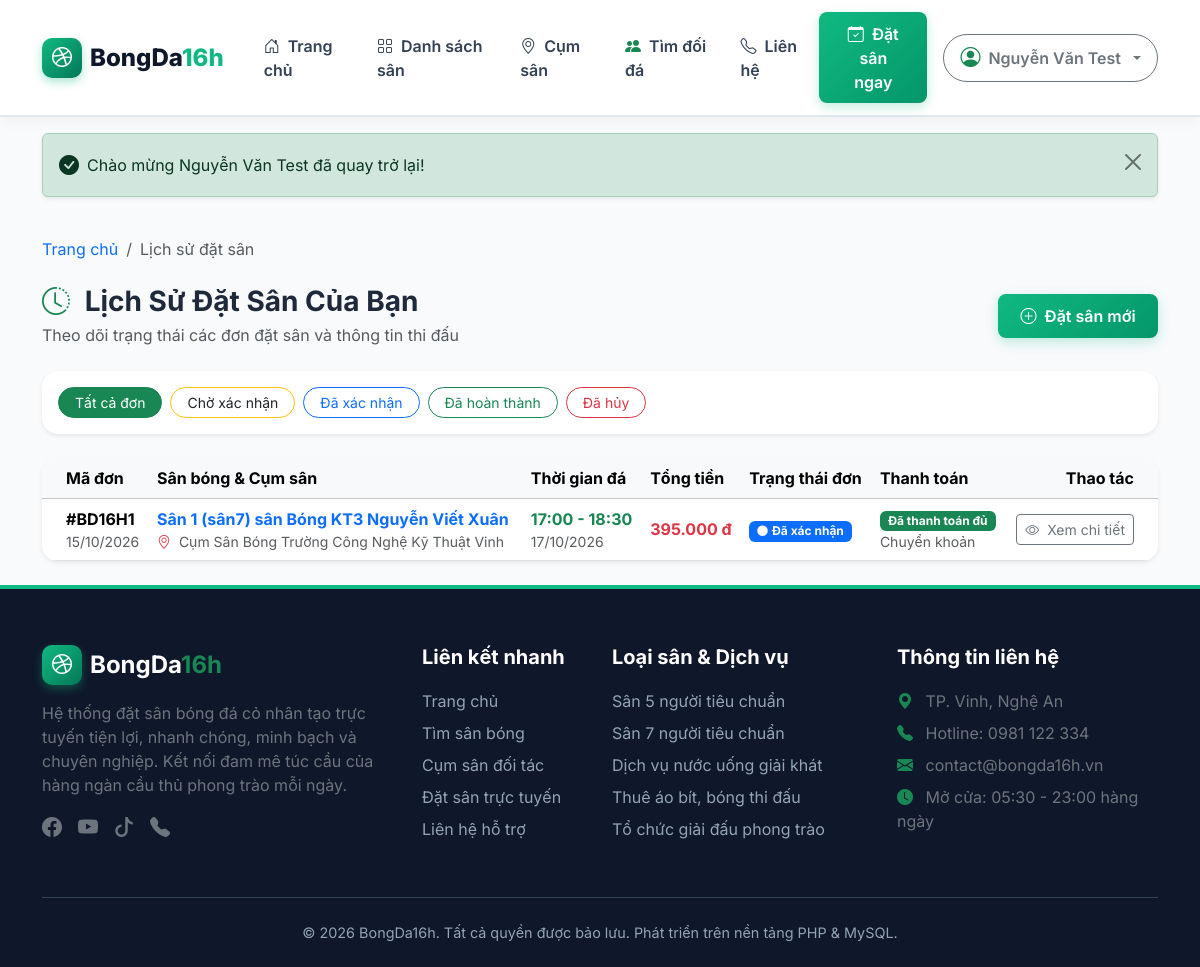
Screenshot of /pages/lich-su-dat-san.php (signed in) with the database file from the repository.
### tables this page shows
CREATE TABLE IF NOT EXISTS `dat_san` (
  `id` int(11) NOT NULL AUTO_INCREMENT,
  `nguoi_dung_id` int(11) NOT NULL,
  `san_bong_id` int(11) NOT NULL,
  `ngay_dat` date NOT NULL,
  `gio_bat_dau` time NOT NULL,
  `gio_ket_thuc` time NOT NULL,
  `tong_tien` decimal(10,2) NOT NULL,
  `trang_thai_dat` enum('Chờ xác nhận','Đã xác nhận','Đã hoàn thành','Đã hủy') NOT NULL DEFAULT 'Chờ xác nhận',
  `created_at` timestamp NOT NULL DEFAULT current_timestamp(),
  PRIMARY KEY (`id`)
);

CREATE TABLE IF NOT EXISTS `san_bong` (
  `id` int(11) NOT NULL AUTO_INCREMENT,
  `cum_san_id` int(11) NOT NULL,
  `loai_san_id` int(11) NOT NULL,
  `ten_san` varchar(100) NOT NULL,
  `dia_chi` varchar(255) DEFAULT NULL,
  `link_google_map` text DEFAULT NULL,
  `hinh_anh_dai_dien` varchar(255) DEFAULT NULL,
  `gia_theo_gio` decimal(10,2) NOT NULL,
  `trang_thai` enum('Hoạt động','Bảo trì') NOT NULL DEFAULT 'Hoạt động',
  `ghi_chu` text DEFAULT NULL,
  PRIMARY KEY (`id`)
);

CREATE TABLE IF NOT EXISTS `cum_san` (
  `id` int(11) NOT NULL AUTO_INCREMENT,
  `ten_cum_san` varchar(150) NOT NULL,
  `dia_chi` varchar(255) NOT NULL,
  `kinh_do` decimal(10,8) DEFAULT NULL,
  `vi_do` decimal(10,8) DEFAULT NULL,
  `link_google_map` text DEFAULT NULL,
  `gio_mo_cua` time NOT NULL,
  `gio_dong_cua` time NOT NULL,
  `so_dien_thoai_lien_he` varchar(15) DEFAULT NULL,
  `hinh_anh_dai_dien` varchar(255) DEFAULT NULL,
  PRIMARY KEY (`id`)
);

CREATE TABLE IF NOT EXISTS `thanh_toan` (
  `id` int(11) NOT NULL AUTO_INCREMENT,
  `dat_san_id` int(11) NOT NULL,
  `phuong_thuc_thanh_toan` enum('Tiền mặt','Chuyển khoản','Momo','VNPay') NOT NULL,
  `so_tien` decimal(10,2) NOT NULL,
  `trang_thai_thanh_toan` enum('Chưa thanh toán','Đã đặt cọc','Đã thanh toán đủ') NOT NULL DEFAULT 'Chưa thanh toán',
  `ngay_thanh_toan` timestamp NOT NULL DEFAULT current_timestamp(),
  PRIMARY KEY (`id`),
  UNIQUE KEY `dat_san_id` (`dat_san_id`)
);

### pages/lich-su-dat-san.php (the view, shortened to what this page needs)
<?php
require_once __DIR__ . '/../includes/functions.php';
$currentUser = getCurrentUser();
$userId = (int)$currentUser['id'];
$pdo = getDBConnection();
$filterStatus = sanitize($_GET['status'] ?? '');
$sql = "
    SELECT d.*,
           s.ten_san, s.gia_theo_gio,
           c.ten_cum_san, c.dia_chi,
           l.ten_loai,
           t.phuong_thuc_thanh_toan, t.trang_thai_thanh_toan
    FROM dat_san d
    JOIN san_bong s ON d.san_bong_id = s.id
    JOIN cum_san c ON s.cum_san_id = c.id
    JOIN loai_san l ON s.loai_san_id = l.id
    LEFT JOIN thanh_toan t ON d.id = t.dat_san_id
    WHERE d.nguoi_dung_id = :uid
";
$params = [':uid' => $userId];
$sql .= " ORDER BY d.id DESC";
$stmt = $pdo->prepare($sql);
$stmt->execute($params);
$bookings = $stmt->fetchAll();
require_once __DIR__ . '/../includes/header.php';
?>
<div class="container py-4">
    <nav aria-label="breadcrumb" class="mb-4">
        <ol class="breadcrumb">
            <li class="breadcrumb-item"><a href="<?php echo BASE_URL; ?>/index.php" class="text-decoration-none">Trang chủ</a></li>
            <li class="breadcrumb-item active" aria-current="page">Lịch sử đặt sân</li>
        </ol>
    </nav>
    <div class="d-flex flex-wrap align-items-center justify-content-between mb-4">
        <div>
            <h3 class="fw-bold text-navy mb-1"><i class="bi bi-clock-history text-success me-2"></i> Lịch Sử Đặt Sân Của Bạn</h3>
            <p class="text-muted mb-0">Theo dõi trạng thái các đơn đặt sân và thông tin thi đấu</p>
        </div>
        <div class="mt-3 mt-sm-0">
            <a href="<?php echo BASE_URL; ?>/pages/dat-san.php" class="btn btn-primary-pitch">
                <i class="bi bi-plus-circle me-1"></i> Đặt sân mới
            </a>
        </div>
    </div>
    <div class="card border-0 shadow-sm rounded-4 p-3 mb-4">
        <div class="d-flex flex-wrap gap-2">
            <a href="<?php echo BASE_URL; ?>/pages/lich-su-dat-san.php" class="btn btn-sm <?php echo empty($filterStatus) ? 'btn-success' : 'btn-outline-secondary'; ?> rounded-pill px-3">
                Tất cả đơn
            </a>
            <a href="<?php echo BASE_URL; ?>/pages/lich-su-dat-san.php?status=Chờ xác nhận" class="btn btn-sm <?php echo $filterStatus === 'Chờ xác nhận' ? 'btn-warning text-dark' : 'btn-outline-warning text-dark'; ?> rounded-pill px-3">
                Chờ xác nhận
            </a>
            <a href="<?php echo BASE_URL; ?>/pages/lich-su-dat-san.php?status=Đã xác nhận" class="btn btn-sm <?php echo $filterStatus === 'Đã xác nhận' ? 'btn-primary' : 'btn-outline-primary'; ?> rounded-pill px-3">
                Đã xác nhận
            </a>
            <a href="<?php echo BASE_URL; ?>/pages/lich-su-dat-san.php?status=Đã hoàn thành" class="btn btn-sm <?php echo $filterStatus === 'Đã hoàn thành' ? 'btn-success' : 'btn-outline-success'; ?> rounded-pill px-3">
                Đã hoàn thành
            </a>
            <a href="<?php echo BASE_URL; ?>/pages/lich-su-dat-san.php?status=Đã hủy" class="btn btn-sm <?php echo $filterStatus === 'Đã hủy' ? 'btn-danger' : 'btn-outline-danger'; ?> rounded-pill px-3">
                Đã hủy
            </a>
        </div>
    </div>
    <div class="card border-0 shadow-sm rounded-4 overflow-hidden">
        <?php if (empty($bookings)): ?>
            <div class="p-5 text-center">
                <div class="fs-1 text-muted mb-3"><i class="bi bi-calendar-x"></i></div>
                <h5>Chưa có đơn đặt sân nào!</h5>
                <p class="text-muted">Bạn chưa có đơn đặt sân nào phù hợp với bộ lọc hiện tại.</p>
                <a href="<?php echo BASE_URL; ?>/pages/dat-san.php" class="btn btn-primary-pitch mt-2">
                    <i class="bi bi-calendar-plus me-1"></i> Đặt sân ngay
                </a>
            </div>
        <?php else: ?>
            <div class="table-responsive">
                <table class="table table-hover align-middle mb-0">
                    <thead class="table-light">
                        <tr>
                            <th class="ps-4">Mã đơn</th>
                            <th>Sân bóng & Cụm sân</th>
                            <th>Thời gian đá</th>
                            <th>Tổng tiền</th>
                            <th>Trạng thái đơn</th>
                            <th>Thanh toán</th>
                            <th class="text-end pe-4">Thao tác</th>
                        </tr>
                    </thead>
                    <tbody>
                        <?php foreach ($bookings as $b): ?>
                            <tr>
                                <td class="ps-4">
                                    <strong class="text-navy">#BD16H<?php echo (int)$b['id']; ?></strong>
                                    <small class="text-muted d-block"><?php echo formatDate($b['created_at']); ?></small>
                                </td>
                                <td>
                                    <a href="<?php echo BASE_URL; ?>/pages/chi-tiet-san.php?id=<?php echo (int)$b['san_bong_id']; ?>" class="fw-bold text-decoration-none text-navy">
                                        <?php echo e($b['ten_san']); ?>
                                    </a>
                                    <small class="text-muted d-block"><i class="bi bi-geo-alt text-danger me-1"></i> <?php echo e($b['ten_cum_san']); ?></small>
                                </td>
                                <td>
                                    <strong class="text-success"><?php echo substr($b['gio_bat_dau'], 0, 5); ?> - <?php echo substr($b['gio_ket_thuc'], 0, 5); ?></strong>
                                    <small class="text-muted d-block"><?php echo formatDate($b['ngay_dat']); ?></small>
                                </td>
                                <td>
                                    <span class="fw-bold text-danger"><?php echo formatCurrency($b['tong_tien']); ?></span>
                                </td>
                                <td>
                                    <?php echo renderBookingStatusBadge($b['trang_thai_dat']); ?>
                                </td>
                                <td>
                                    <?php echo renderPaymentStatusBadge($b['trang_thai_thanh_toan'] ?? 'Chưa thanh toán'); ?>
                                    <small class="text-muted d-block"><?php echo e($b['phuong_thuc_thanh_toan'] ?? 'Tiền mặt'); ?></small>
                                </td>
                                <td class="text-end pe-4">
                                    <a href="<?php echo BASE_URL; ?>/pages/chi-tiet-don.php?id=<?php echo (int)$b['id']; ?>" class="btn btn-outline-secondary btn-sm">
                                        <i class="bi bi-eye me-1"></i> Xem chi tiết
                                    </a>
                                </td>
                            </tr>
                        <?php endforeach; ?>
                    </tbody>
                </table>
            </div>
        <?php endif; ?>
    </div>
</div>
<?php require_once __DIR__ . '/../includes/footer.php'; ?>

### includes/functions.php (shortened to what this page needs)
<?php
function e($str) {
    return htmlspecialchars((string)$str, ENT_QUOTES, 'UTF-8');
}
function sanitize($str) {
    return trim(strip_tags((string)$str));
}
function formatCurrency($amount) {
    return number_format((float)$amount, 0, ',', '.') . ' đ';
}
function formatDate($dateStr) {
    $timestamp = strtotime($dateStr);
    return date('d/m/Y', $timestamp);
}
function getFlash() {
    if (isset($_SESSION['flash'])) {
        $flash = $_SESSION['flash'];
        return $flash;
    }
    return null;
}
function renderFlash() {
    $flash = getFlash();
    if ($flash) {
        $type = e($flash['type']);
        $msg = e($flash['message']);
        $icon = 'bi-info-circle';
        if ($type === 'success') $icon = 'bi-check-circle-fill';
        elseif ($type === 'danger') $icon = 'bi-exclamation-triangle-fill';
        elseif ($type === 'warning') $icon = 'bi-exclamation-circle-fill';
        echo "
        <div class=\"alert alert-{$type} alert-dismissible fade show d-flex align-items-center shadow-sm\" role=\"alert\">
            <i class=\"bi {$icon} me-2 fs-5\"></i>
            <div>{$msg}</div>
            <button type=\"button\" class=\"btn-close\" data-bs-dismiss=\"alert\" aria-label=\"Close\"></button>
        </div>";
    }
}
function renderBookingStatusBadge($status) {
    $badges = [
        'Chờ xác nhận' => 'bg-warning text-dark',
        'Đã xác nhận'  => 'bg-primary text-white',
        'Đã hoàn thành'=> 'bg-success text-white',
        'Đã hủy'        => 'bg-danger text-white'
    ];
    $cls = $badges[$status] ?? 'bg-secondary text-white';
    return '<span class="badge ' . $cls . ' px-2 py-1"><i class="bi bi-circle-fill me-1 small"></i>' . e($status) . '</span>';
}
function renderPaymentStatusBadge($status) {
    $badges = [
        'Chưa thanh toán' => 'bg-danger text-white',
        'Đã đặt cọc'      => 'bg-info text-dark',
        'Đã thanh toán đủ'=> 'bg-success text-white'
    ];
    $cls = $badges[$status] ?? 'bg-secondary text-white';
    return '<span class="badge ' . $cls . ' px-2 py-1">' . e($status) . '</span>';
}

### assets/css/style.css (style rules this page uses)
:root { --primary-color: #10b981; --primary-hover: #059669; --primary-dark: #047857; --pitch-green: #15803d; --pitch-dark: #0f5132; --navy-dark: #0f172a; --navy-blue: #1e293b; --navy-light: #334155; --accent-gold: #f59e0b; --bg-light: #f8fafc; --card-border: #e2e8f0; --text-main: #1e293b; --text-muted: #64748b; }
body { font-family: 'Inter', -apple-system, BlinkMacSystemFont, "Segoe UI", Roboto, "Helvetica Neue", Arial, sans-serif; background-color: var(--bg-light); color: var(--text-main); min-height: 100vh; display: flex; flex-direction: column; }
.btn-primary-pitch { background: linear-gradient(135deg, #10b981, #059669); border: none; color: white; font-weight: 600; padding: 0.6rem 1.4rem; border-radius: 8px; transition: all 0.3s ease; box-shadow: 0 4px 12px rgba(16, 185, 129, 0.25); }

### rows the page displays
dat_san: id "1", created_at "15/10/2026", san_bong.ten_san "Sân 1 (sân7) sân Bóng KT3 Nguyễn Viết Xuân", cum_san.ten_cum_san "Cụm Sân Bóng Trường Công Nghệ Kỹ Thuật Vinh", gio_bat_dau "17:00", gio_ket_thuc "18:30", ngay_dat "17/10/2026", tong_tien "395.000 đ", trang_thai_dat "Đã xác nhận", thanh_toan.trang_thai_thanh_toan "Đã thanh toán đủ", thanh_toan.phuong_thuc_thanh_toan "Chuyển khoản"

### other values shown
$currentUser['ho_ten'] "Nguyễn Văn Test"
$msg "Chào mừng Nguyễn Văn Test đã quay trở lại!"
